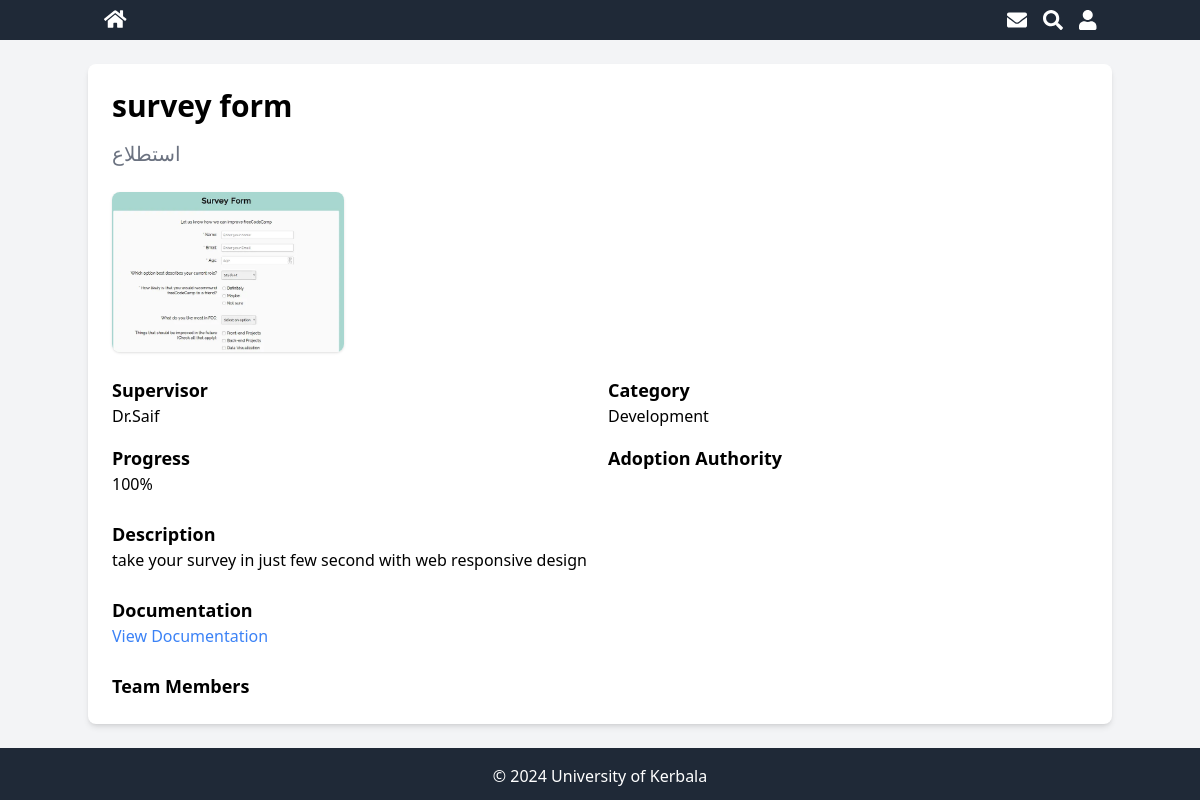
The app's page /project.php?project_id=24 (signed in) with its own data.
### tables this page shows
CREATE TABLE `projects` (
  `project_id` int(11) NOT NULL,
  `title_ar` varchar(50) NOT NULL,
  `title_en` varchar(50) NOT NULL,
  `supervisor` varchar(50) NOT NULL,
  `description` text NOT NULL,
  `progress` int(11) DEFAULT NULL,
  `adoption_authority` varchar(50) DEFAULT NULL,
  `documintation` text DEFAULT NULL,
  `approval` tinyint(1) DEFAULT NULL,
  `members_id` int(11) DEFAULT NULL,
  `images_id` int(11) DEFAULT NULL,
  `user_id` int(11) DEFAULT NULL,
  `cat_id` int(11) DEFAULT NULL
);

CREATE TABLE `images` (
  `images_id` int(11) NOT NULL,
  `image_1` text DEFAULT NULL,
  `image_2` text DEFAULT NULL,
  `image_3` text DEFAULT NULL,
  `image_4` text DEFAULT NULL
);

CREATE TABLE `category` (
  `category_id` int(11) NOT NULL,
  `name` varchar(50) DEFAULT NULL
);

### project.php (the view, shortened to what this page needs)
<?php
require 'connection.php';
if (isset($_GET['project_id'])) {
    $project_id = $_GET['project_id'];
    $sql = "SELECT project_id, title_en, title_ar, supervisor, description, progress, adoption_authority, documintation,
            members.name_1, members.name_2, members.name_3, members.name_4,
            images.image_1, images.image_2, images.image_3, images.image_4,
            users.first_name, users.last_name, category.name, approval
            FROM projects
            JOIN members ON projects.members_id = members.members_id
            JOIN images ON projects.images_id = images.images_id
            JOIN users ON projects.user_id = users.user_id
            JOIN category ON projects.cat_id = category.category_id
            WHERE projects.project_id = ?";
    $stmt = $conn->prepare($sql);
    $stmt->bind_param("i", $project_id);
    $stmt->execute();
    $result = $stmt->get_result();
    if ($result->num_rows > 0) {
        $project = $result->fetch_assoc();
    } else {
        echo "Project not found.";
        exit;
    }
} else {
    echo "Invalid project.";
    exit;
}
?>
<!DOCTYPE html>
<html lang="en">
<head>
    <link rel="stylesheet" href="https://cdn.jsdelivr.net/npm/tailwindcss@2.2.19/dist/tailwind.min.css">
    <script src="https://cdn.tailwindcss.com"></script>
    <link href="https://cdnjs.cloudflare.com/ajax/libs/font-awesome/5.15.3/css/all.min.css" rel="stylesheet" />
    <script src="https://cdn.tailwindcss.com"></script>
</head>
<body class="bg-gray-100">
    <header class="bg-gray-800 text-white">
        <div class="container mx-auto flex justify-between items-center py-2 px-4">
            <div class="flex items-center space-x-4">
                <a href="index.php">
                    <i class="fas fa-home text-xl"></i>
                </a>
            </div>
            <div class="flex items-center space-x-4">
                <i class="fas fa-envelope text-xl"></i>
                <i class="fas fa-search text-xl"></i>
                <div class="relative">
                    <?php if (isset($_SESSION['user_id'])): ?>
                        <button id="user-icon" class="flex items-center">
                            <i class="fas fa-user text-xl"></i>
                        </button>
                    <?php endif; ?>
                </div>
            </div>
        </div>
    </header>
    <div class="container mx-auto p-6 bg-white mt-6 shadow-md rounded-lg">
        <h2 class="text-3xl font-bold mb-4"><?php echo htmlspecialchars($project['title_en']); ?></h2>
        <h3 class="text-xl text-gray-500 mb-6"><?php echo htmlspecialchars($project['title_ar']); ?></h3>
        <div class="grid grid-cols-1 md:grid-cols-2 lg:grid-cols-4 gap-4 mb-6">
            <?php for ($i = 1; $i <= 4; $i++) :
                $image = $project["image_$i"];
                if (!empty($image)) : ?>
                    <a href="<?php echo htmlspecialchars($image); ?>" class="image-link">
                        <img src="<?php echo htmlspecialchars($image); ?>" alt="Project Image <?php echo $i; ?>" class="w-full h-40 object-cover rounded-lg shadow">
                    </a>
                <?php endif; ?>
            <?php endfor; ?>
        </div>
        <div class="grid grid-cols-1 lg:grid-cols-2 gap-4">
            <div>
                <h4 class="text-lg font-bold">Supervisor</h4>
                <p><?php echo htmlspecialchars($project['supervisor']); ?></p>
            </div>
            <div>
                <h4 class="text-lg font-bold">Category</h4>
                <p><?php echo htmlspecialchars($project['name']); ?></p>
            </div>
            <div>
                <h4 class="text-lg font-bold">Progress</h4>
                <p><?php echo htmlspecialchars($project['progress']); ?>%</p>
            </div>
            <div>
                <h4 class="text-lg font-bold">Adoption Authority</h4>
            </div>
        </div>
        <div class="mt-6">
            <h4 class="text-lg font-bold">Description</h4>
            <p><?php echo htmlspecialchars($project['description']); ?></p>
        </div>
        <div class="mt-6">
            <h4 class="text-lg font-bold">Documentation</h4>
            <a href="<?php echo htmlspecialchars($project['documintation']); ?>" class="text-blue-500 hover:underline" target="_blank">View Documentation</a>
        </div>
        <div class="mt-6">
            <h4 class="text-lg font-bold">Team Members</h4>
        </div>
    </div>
    <footer class="bg-gray-800 text-white mt-6">
        <div class="container mx-auto py-4 px-6 text-center">
            <p>© <?php echo date("Y"); ?> University of Kerbala</p>
        </div>
    </footer>
</body>
</html>

### records on screen
projects: title_en "survey form", title_ar "استطلاع", images.image_1 (picture), supervisor "Dr.Saif", cat.name "Development", progress "100", description "take your survey in just few second with web responsive design"
